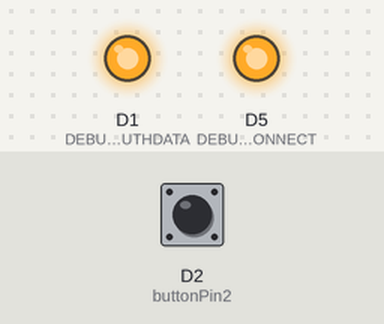
Bench run of a sketch on a simulated ESP8266 (NodeMCU). Parts: output pins drawn as LEDs (lit = HIGH). The test bench sets the inputs (shaded band); at power-on: D2 (buttonPin2) LOW. WiFi joins after 1.5 s; servers stay silent unless stated; the local clock reads 2024-03-15 10:24:30 at power-on unless the sketch sets it; what the sketch prints to the serial monitor is not drawn.

Above: at 2.5 s.
At 5.1 s:
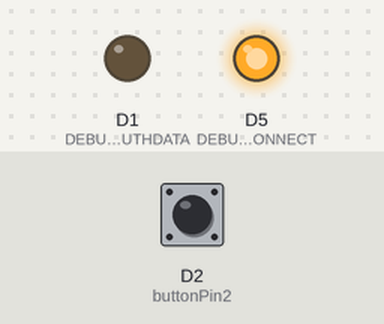
Timing chart, 0 to 7.4 s (numbered marks = the images above):
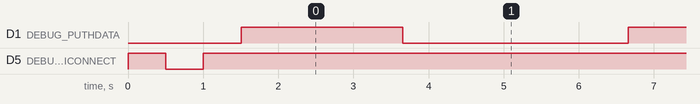

The sketch:

limitD2_firebase.ino
```cpp
#include <ESP8266WiFi.h>
#include <FirebaseArduino.h>
#include <time.h>

// Config Firebase
#define FIREBASE_HOST "virpj-5c808.firebaseio.com"
#define FIREBASE_AUTH "rNtv49Y7HgtJOrXB58V0C2uYY9MMEN0EPsRJjV7s"

// Config connect WiFi
// Config connect WiFi
#define WIFI_SSID "WiFi-NU"
#define WIFI_PASSWORD ""


#define buttonPin2 D2
int buttonPushCounter2 = 0;   // counter for the number of button presses

int buttonState2 = 0;         // current state of the button

int lastButtonState2 = 0;     // previous state of the button

#define DEBUG_WIFICONNECT 14
#define DEBUG_PUTHDATA 5
// Config time
int timezone = 7;


char ntp_server1[20] = "ntp.ku.ac.th";
char ntp_server2[20] = "fw.eng.ku.ac.th";
char ntp_server3[20] = "time.uni.net.th";

int dst = 0;

void setup() {
  pinMode(buttonPin2, INPUT);
  pinMode(DEBUG_WIFICONNECT, OUTPUT);
  pinMode(DEBUG_PUTHDATA, OUTPUT);

  Serial.begin(9600);

  WiFi.mode(WIFI_STA);
  // connect to wifi.
  WiFi.begin(WIFI_SSID, WIFI_PASSWORD);
  Serial.print("connecting");

  while (WiFi.status() != WL_CONNECTED) {
    Serial.print(".");
    digitalWrite(DEBUG_WIFICONNECT, !digitalRead(DEBUG_WIFICONNECT));
    delay(500);
  }
  digitalWrite(DEBUG_WIFICONNECT, HIGH);
  Serial.println();
  Serial.print("connected: ");
  Serial.println(WiFi.localIP());

  configTime(timezone * 3600, dst, ntp_server1, ntp_server2, ntp_server3);
  Serial.println("Waiting for time");
  while (!time(nullptr)) {
    Serial.print(".");
    delay(500);
  }
  Serial.println();
  Serial.println("Now: " + NowString());

  Firebase.begin(FIREBASE_HOST, FIREBASE_AUTH);
}

void loop() {


  buttonState2 = digitalRead(buttonPin2);
    // compare the buttonState to its previous state
    if (buttonState2 != lastButtonState2) {
      // if the state has changed, increment the counter
      if (buttonState2 == HIGH) {
        // if the current state is HIGH then the button went from off to on:
        buttonPushCounter2++;
      } else {
      }
    }
    lastButtonState2 = buttonState2;

//   String data1 = ""+ String(buttonState)+ ", "+  String(buttonPushCounter) + "";
//   Serial.println(data1);
  Serial.println(buttonState2);
  Serial.println(buttonPushCounter2);

  StaticJsonBuffer<200> jsonBuffer;
  JsonObject& root = jsonBuffer.createObject();

  root["buttonState2"] = buttonState2;
  root["buttonPushCounter2"] = buttonPushCounter2;
  root["time2"] = NowString();
  root["date2"] = NowStringdate();

  digitalWrite(DEBUG_PUTHDATA, HIGH);
  // append a new value to /LM2
  String name = Firebase.push("LM2", root);
  // handle error
  if (Firebase.failed()) {
      Serial.print("pushing /LM2 failed:");
      Serial.println(Firebase.error());
      return;
  }
  Serial.print("pushed: /LM2/");
  Serial.println(name);
  delay(2000);
  digitalWrite(DEBUG_PUTHDATA, LOW);
  delay(3000);
}

String NowString() {
  time_t now = time(nullptr);
  struct tm* newtime = localtime(&now);

  String tmpNow = "";
  tmpNow += String(newtime->tm_hour);
  tmpNow += ":";
  tmpNow += String(newtime->tm_min);
  tmpNow += ":";
  tmpNow += String(newtime->tm_sec);

  return tmpNow;
}
String NowStringdate() {
  time_t now = time(nullptr);
  struct tm* newtime = localtime(&now);

  String tmpNow = "";
  tmpNow += String(newtime->tm_mday);
  tmpNow += "/";
  tmpNow += String(newtime->tm_mon + 1);
  tmpNow += "/";
  tmpNow += String(newtime->tm_year + 1900);
  return tmpNow;
}
```

Measured:
- by itself, D1 (DEBUG_PUTHDATA): alternates HIGH for 2.2 s and LOW for 3.0 s
